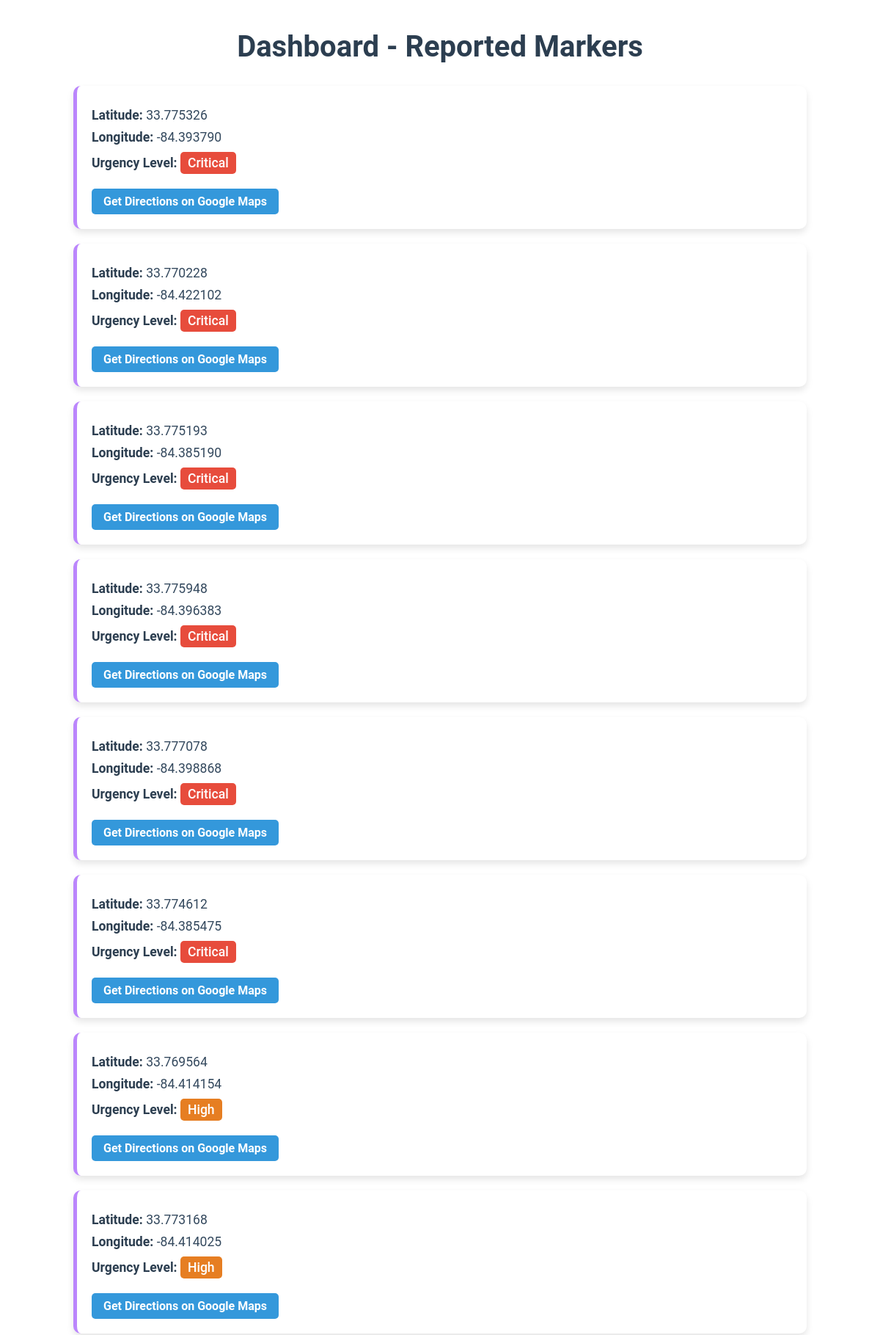
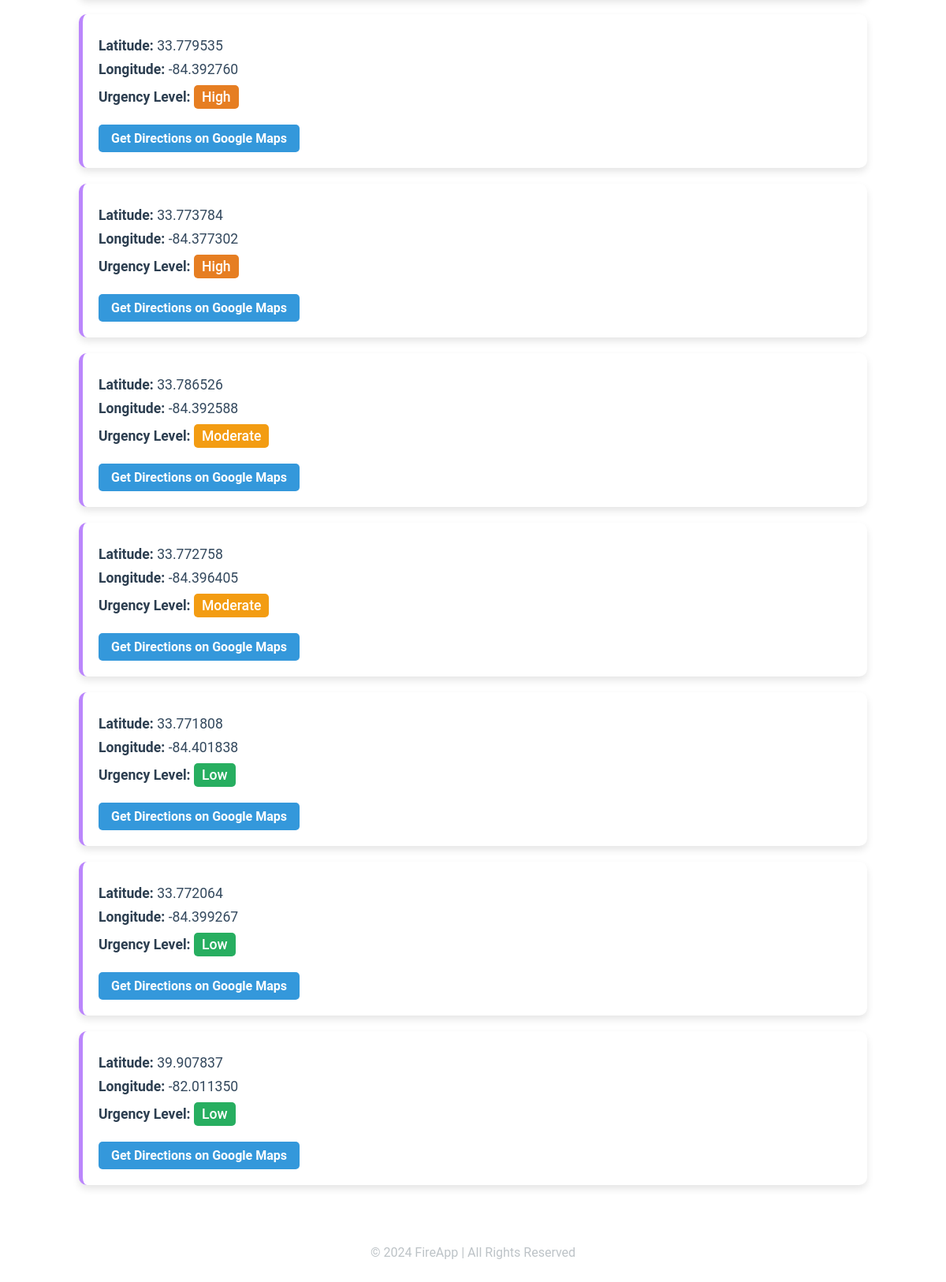
The app's page /reporter/dashboard/ with its own data (2 pictures, top to bottom).
### reporter/models.py (models this page shows, shortened)
class Marker(models.Model):
    latitude = models.DecimalField(max_digits=9, decimal_places=6)
    longitude = models.DecimalField(max_digits=9, decimal_places=6)
    urgency = models.CharField(max_length=10, choices=[
        ('low', 'Low'),
        ('moderate', 'Moderate'),
        ('high', 'High'),
        ('critical', 'Critical'),
    ])

### reporter/views.py (the view)
# urls.py: path('dashboard/', views.dashboard, name='dashboard'),
def dashboard(request):
    markers = Marker.objects.all()
    urgency_order = {
        'critical': 1,
        'high': 2,
        'moderate': 3,
        'low': 4
    }
    markers = sorted(markers, key=lambda x: urgency_order.get(x.urgency, 5))
    return render(request, 'reporter/dashboard.html', {'markers': markers})

### reporter/templates/reporter/dashboard.html (shortened to what this page needs)
<!DOCTYPE html>
<html lang="en">
<head>
</head>
<body>
    <h1>Dashboard - Reported Markers</h1>
    <div class="marker-container">
        {% for marker in markers %}
        <div class="marker-card">
            <p><strong>Latitude:</strong> {{ marker.latitude }}</p>
            <p><strong>Longitude:</strong> {{ marker.longitude }}</p>
            <p><strong>Urgency Level:</strong>
                <span class="urgency
                    {% if marker.urgency == 'low' %}low{% endif %}
                    {% if marker.urgency == 'moderate' %}moderate{% endif %}
                    {% if marker.urgency == 'high' %}high{% endif %}
                    {% if marker.urgency == 'critical' %}critical{% endif %}
                ">
                    {{ marker.urgency|capfirst }}
                </span>
            </p>
            <a href="#" class="google-maps-link"
               data-latitude="{{ marker.latitude }}"
               data-longitude="{{ marker.longitude }}">
                Get Directions on Google Maps
            </a>
        </div>
        {% endfor %}
    </div>
    <footer>
        <p>&copy; 2024 FireApp | All Rights Reserved</p>
    </footer>
</body>
</html>

### reporter/templates/reporter/dashboard.html (style rules this page uses)
body { font-family: "Roboto", sans-serif; background-color: #FFFFFF; color: #2F3640; margin: 0; padding: 0; display: flex; flex-direction: column; align-items: center; }
h1 { font-size: 2.5em; font-weight: 700; color: #2C3E50; margin-top: 40px; margin-bottom: 30px; }
.marker-container { width: 90%; max-width: 1000px; display: flex; flex-direction: column; gap: 20px; }
.marker-card { background-color: #FFFFFF; padding: 20px; border-radius: 10px; box-shadow: 0 5px 10px rgba(0, 0, 0, 0.1); border-left: 5px solid #bb86fc; transition: all 0.3s ease-in-out; }
.marker-card p { font-size: 1.1em; color: #34495E; margin: 10px 0; }
.marker-card strong { font-weight: 600; color: #2C3E50; }
.urgency { display: inline-block; padding: 5px 10px; font-size: 1em; border-radius: 5px; text-transform: capitalize; font-weight: 500; }
.urgency.low { background-color: #27AE60; color: white; }
.urgency.moderate { background-color: #F39C12; color: white; }
.urgency.high { background-color: #E67E22; color: white; }
.urgency.critical { background-color: #E74C3C; color: white; }
footer { margin-top: 40px; padding: 20px; font-size: 1em; color: #BDC3C7; text-align: center; }
.google-maps-link { display: inline-block; margin-top: 10px; padding: 8px 16px; background-color: #3498DB; color: white; text-decoration: none; border-radius: 5px; font-weight: 600; text-align: center; }

### records on screen
Marker: latitude "33.775326", longitude "-84.393790", urgency "Critical"
Marker: latitude "33.770228", longitude "-84.422102", urgency "Critical"
Marker: latitude "33.775193", longitude "-84.385190", urgency "Critical"
Marker: latitude "33.775948", longitude "-84.396383", urgency "Critical"
Marker: latitude "33.777078", longitude "-84.398868", urgency "Critical"
Marker: latitude "33.774612", longitude "-84.385475", urgency "Critical"
Marker: latitude "33.769564", longitude "-84.414154", urgency "High"
Marker: latitude "33.773168", longitude "-84.414025", urgency "High"
Marker: latitude "33.779535", longitude "-84.392760", urgency "High"
Marker: latitude "33.773784", longitude "-84.377302", urgency "High"
Marker: latitude "33.786526", longitude "-84.392588", urgency "Moderate"
Marker: latitude "33.772758", longitude "-84.396405", urgency "Moderate"
Marker: latitude "33.771808", longitude "-84.401838", urgency "Low"
Marker: latitude "33.772064", longitude "-84.399267", urgency "Low"
Marker: latitude "39.907837", longitude "-82.011350", urgency "Low"
